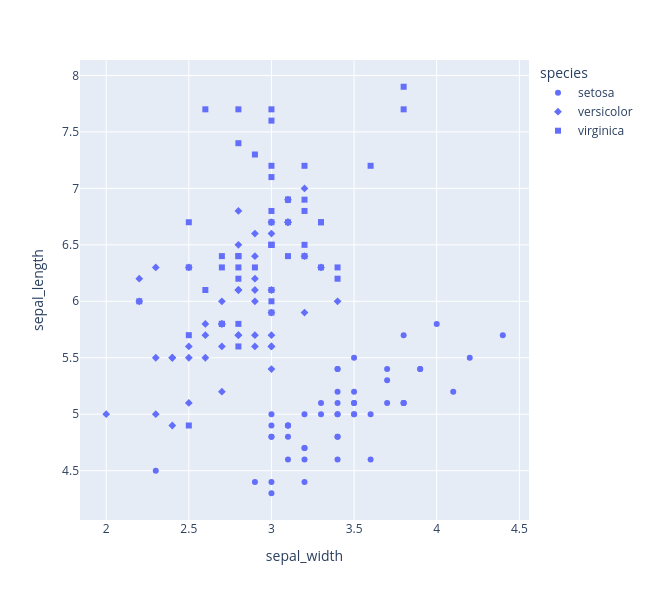

This figure's notebook cell:
### Code cell
fig = px.scatter(df,x = 'sepal_width',y = 'sepal_length',
                 symbol = 'species',
                 width = 650,height = 600)
fig.show()

### Figure 1 — Plotly figure (JSON) as saved in the notebook; plotly's stock layout.template omitted (floating-point values rounded to 4 significant figures)
{"data": [{"hovertemplate": "species=setosa<br>sepal_width=%{x}<br>sepal_length=%{y}<extra></extra>", "legendgroup": "setosa", "marker": {"color": "#636efa", "symbol": "circle"}, "mode": "markers", "name": "setosa", "orientation": "v", "showlegend": true, "type": "scatter", "x": [3.5, 3.0, 3.2, 3.1, 3.6, 3.9, 3.4, 3.4, 2.9, 3.1, 3.7, 3.4, 3.0, 3.0, 4.0, 4.4, 3.9, 3.5, 3.8, 3.8, 3.4, 3.7, 3.6, 3.3, 3.4, 3.0, 3.4, 3.5, 3.4, 3.2, 3.1, 3.4, 4.1, 4.2, 3.1, 3.2, 3.5, 3.1, 3.0, 3.4, 3.5, 2.3, 3.2, 3.5, 3.8, 3.0, 3.8, 3.2, 3.7, 3.3], "xaxis": "x", "y": [5.1, 4.9, 4.7, 4.6, 5.0, 5.4, 4.6, 5.0, 4.4, 4.9, 5.4, 4.8, 4.8, 4.3, 5.8, 5.7, 5.4, 5.1, 5.7, 5.1, 5.4, 5.1, 4.6, 5.1, 4.8, 5.0, 5.0, 5.2, 5.2, 4.7, 4.8, 5.4, 5.2, 5.5, 4.9, 5.0, 5.5, 4.9, 4.4, 5.1, 5.0, 4.5, 4.4, 5.0, 5.1, 4.8, 5.1, 4.6, 5.3, 5.0], "yaxis": "y"}, {"hovertemplate": "species=versicolor<br>sepal_width=%{x}<br>sepal_length=%{y}<extra></extra>", "legendgroup": "versicolor", "marker": {"color": "#636efa", "symbol": "diamond"}, "mode": "markers", "name": "versicolor", "orientation": "v", "showlegend": true, "type": "scatter", "x": [3.2, 3.2, 3.1, 2.3, 2.8, 2.8, 3.3, 2.4, 2.9, 2.7, 2.0, 3.0, 2.2, 2.9, 2.9, 3.1, 3.0, 2.7, 2.2, 2.5, 3.2, 2.8, 2.5, 2.8, 2.9, 3.0, 2.8, 3.0, 2.9, 2.6, 2.4, 2.4, 2.7, 2.7, 3.0, 3.4, 3.1, 2.3, 3.0, 2.5, 2.6, 3.0, 2.6, 2.3, 2.7, 3.0, 2.9, 2.9, 2.5, 2.8], "xaxis": "x", "y": [7.0, 6.4, 6.9, 5.5, 6.5, 5.7, 6.3, 4.9, 6.6, 5.2, 5.0, 5.9, 6.0, 6.1, 5.6, 6.7, 5.6, 5.8, 6.2, 5.6, 5.9, 6.1, 6.3, 6.1, 6.4, 6.6, 6.8, 6.7, 6.0, 5.7, 5.5, 5.5, 5.8, 6.0, 5.4, 6.0, 6.7, 6.3, 5.6, 5.5, 5.5, 6.1, 5.8, 5.0, 5.6, 5.7, 5.7, 6.2, 5.1, 5.7], "yaxis": "y"}, {"hovertemplate": "species=virginica<br>sepal_width=%{x}<br>sepal_length=%{y}<extra></extra>", "legendgroup": "virginica", "marker": {"color": "#636efa", "symbol": "square"}, "mode": "markers", "name": "virginica", "orientation": "v", "showlegend": true, "type": "scatter", "x": [3.3, 2.7, 3.0, 2.9, 3.0, 3.0, 2.5, 2.9, 2.5, 3.6, 3.2, 2.7, 3.0, 2.5, 2.8, 3.2, 3.0, 3.8, 2.6, 2.2, 3.2, 2.8, 2.8, 2.7, 3.3, 3.2, 2.8, 3.0, 2.8, 3.0, 2.8, 3.8, 2.8, 2.8, 2.6, 3.0, 3.4, 3.1, 3.0, 3.1, 3.1, 3.1, 2.7, 3.2, 3.3, 3.0, 2.5, 3.0, 3.4, 3.0], "xaxis": "x", "y": [6.3, 5.8, 7.1, 6.3, 6.5, 7.6, 4.9, 7.3, 6.7, 7.2, 6.5, 6.4, 6.8, 5.7, 5.8, 6.4, 6.5, 7.7, 7.7, 6.0, 6.9, 5.6, 7.7, 6.3, 6.7, 7.2, 6.2, 6.1, 6.4, 7.2, 7.4, 7.9, 6.4, 6.3, 6.1, 7.7, 6.3, 6.4, 6.0, 6.9, 6.7, 6.9, 5.8, 6.8, 6.7, 6.7, 6.3, 6.5, 6.2, 5.9], "yaxis": "y"}], "layout": {"height": 600, "legend": {"title": {"text": "species"}, "tracegroupgap": 0}, "margin": {"t": 60}, "width": 650, "xaxis": {"anchor": "y", "domain": [0, 1], "title": {"text": "sepal_width"}}, "yaxis": {"anchor": "x", "domain": [0, 1], "title": {"text": "sepal_length"}}}}
